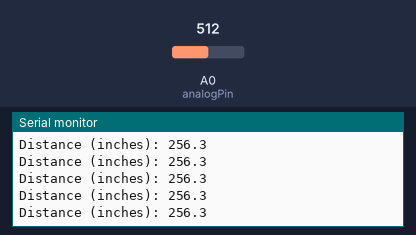
Recording of a sketch running on a simulated Arduino Uno, built with avr-gcc and run on an emulated ATmega328P. On the bench: the last lines printed to the serial monitor. The inputs (shaded band) are chosen by the test bench; at power-on: A0 (analogPin) = 512.

Above: at 1.2 s.
1.3 s: A0 (analogPin) set to 716
At 1.56 s:
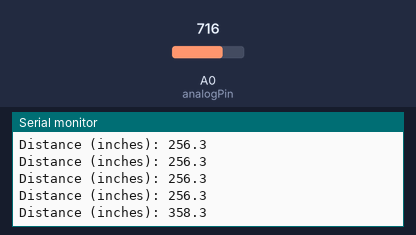
2.8 s: A0 (analogPin) set to 900
At 2.96 s:
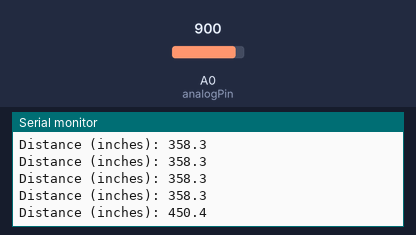
Timing chart, 0 to 5.8 s (numbered marks = the images above; inputs shaded):
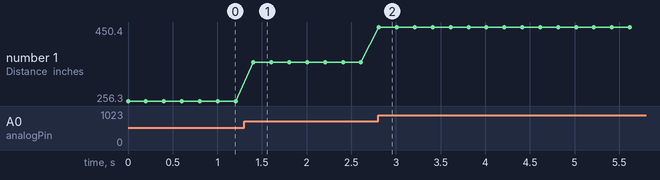

Measured:
- after the input at 1.3 s, the serial monitor: prints a new line after 0.10 s (image 1)
- after the input at 2.8 s, the serial monitor: prints a new line at once (image 2)
- plotted number 1: 256.3 → 358.3 after the input at 1.3 s, 358.3 → 450.4 after the input at 2.8 s

The sketch:

analog_sketch.ino
```cpp
const int analogPin = A0;      // Connected to AN (Pin 3 of sensor)
const float Vcc = 4.8;         // Supply voltage to sensor (change to 3.3 if needed)
const float scaleFactor = Vcc / 512.0;  // Scale: ~9.8 mV/inch @ 5V

void setup() {
  Serial.begin(9600);
}

void loop() {
  int analogValue = analogRead(analogPin);             // 10-bit ADC: 0–1023
  float voltage = analogValue * (Vcc / 1023.0);         // Convert to voltage
  float distanceInches = voltage / scaleFactor;         // Convert to inches

  Serial.print("Distance (inches): ");
  Serial.println(distanceInches, 1);  // 1 decimal place

  delay(200);  // Adjust for desired update rate
}
```
